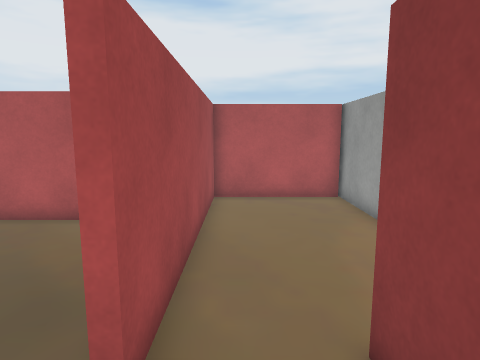
[1] (above)

24 first-person views from a walk through a Unity game level. The camera is 1.3 m above the floor, tilts 8° down and sees 75° across. The floor is counted in squares, 0.5 m on a side. Each view is taken from the middle of a square. On the plan, view 1 faces up. The plan holds only what a view shows up to about 20 squares ahead; the rest is blank. The place goes on beyond the plan. Some surface patterns are stand-ins.

[2]
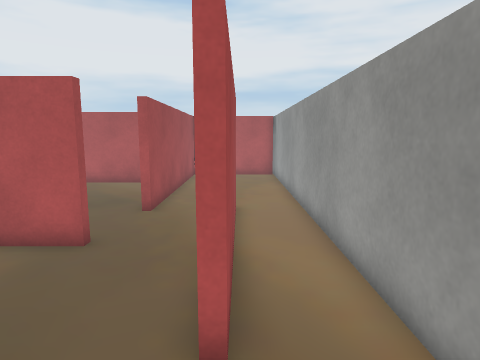

[3]
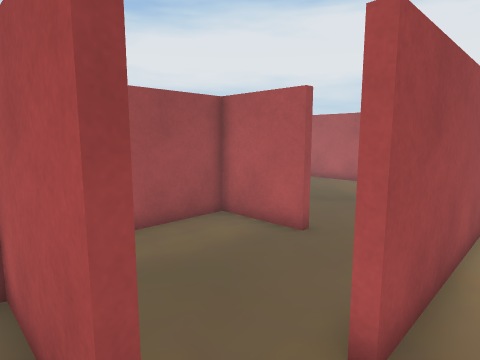

[4]
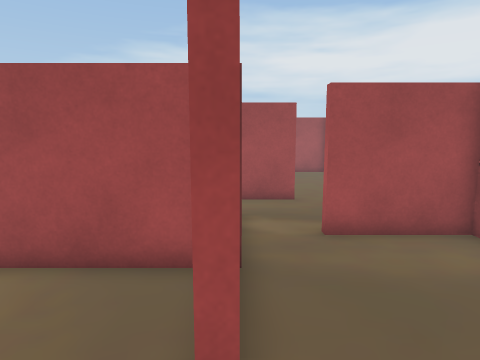

[5]
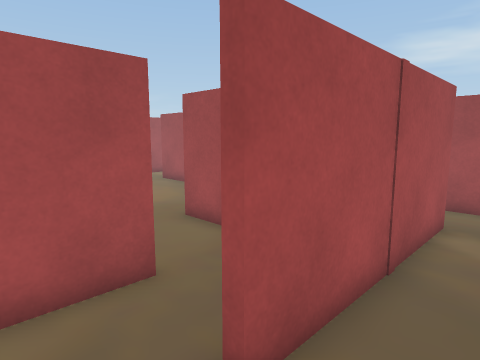

[6]
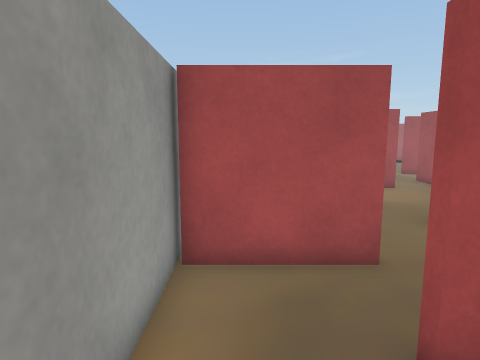

[7]
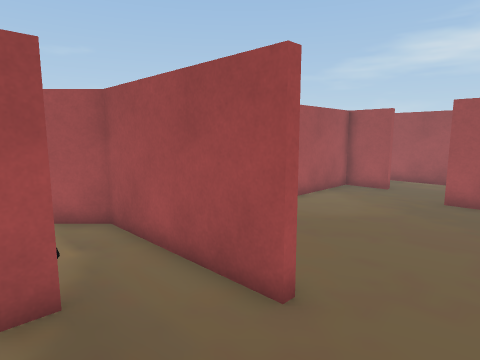

[8]
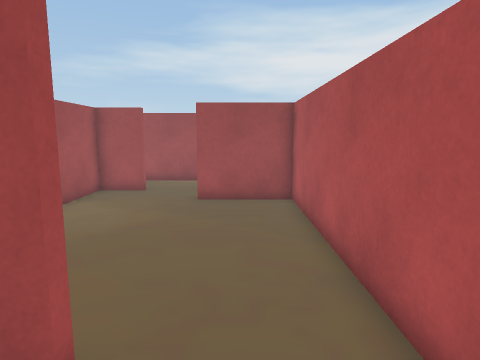

[9]
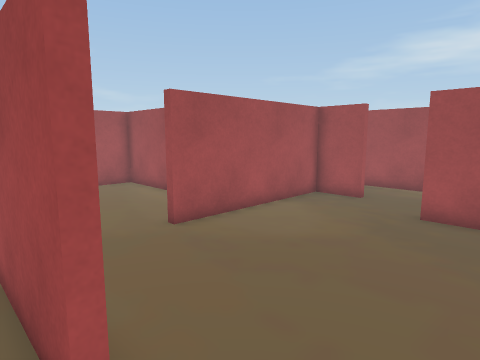

[10]
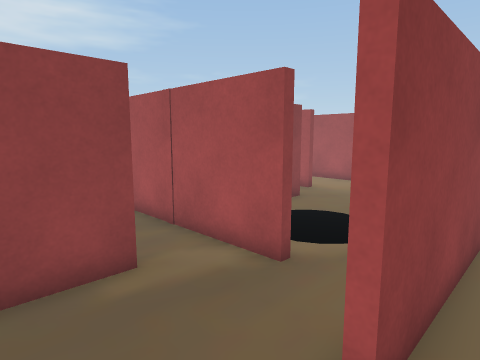

[11]
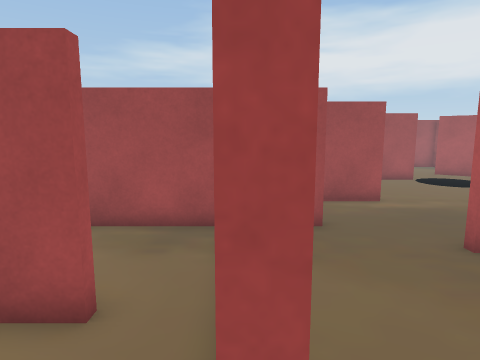

[12]
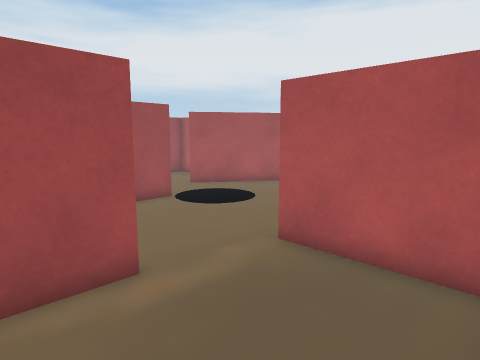

[13]
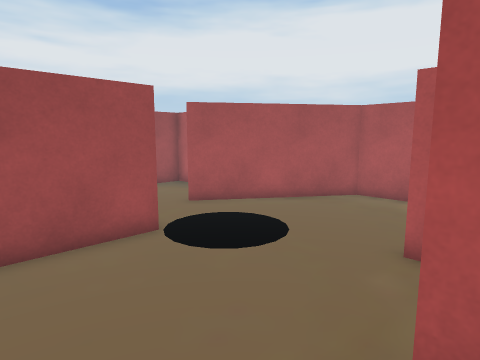

[14]
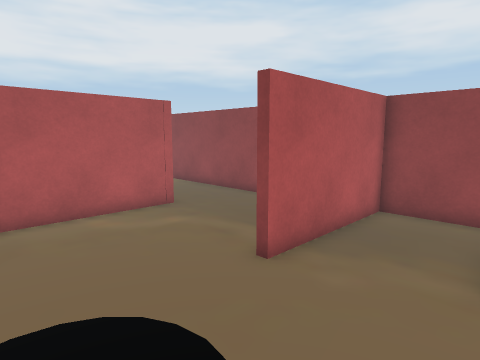

[15]
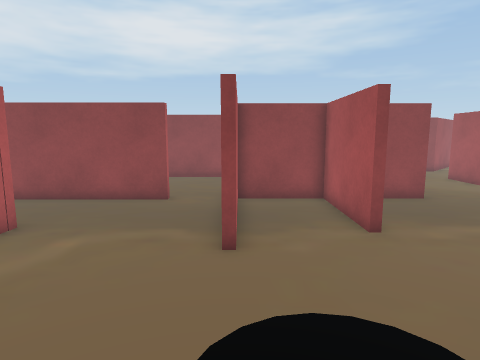

[16]
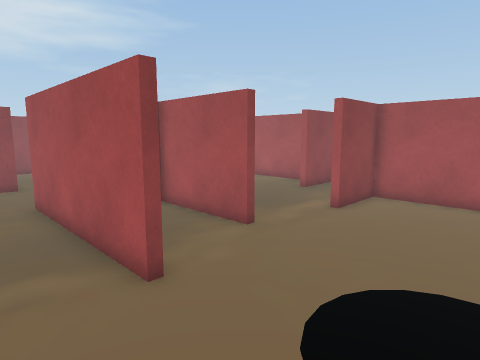

[17]
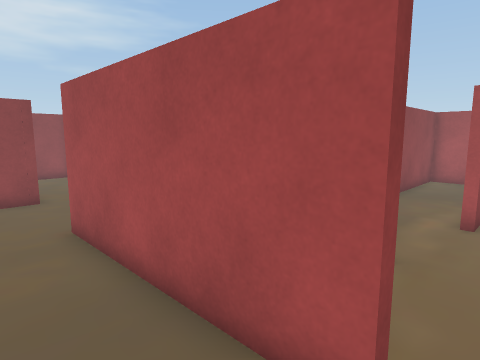

[18]
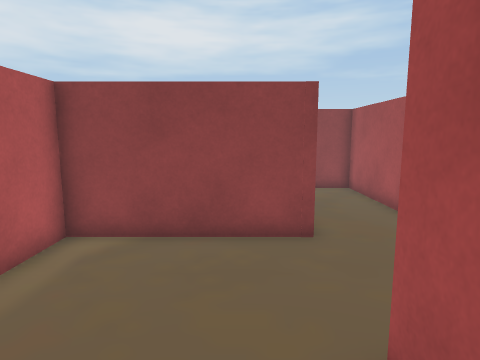

[19]
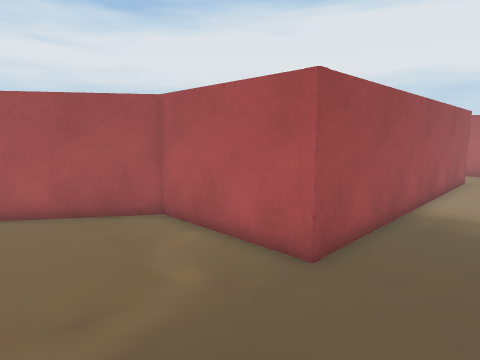

[20]
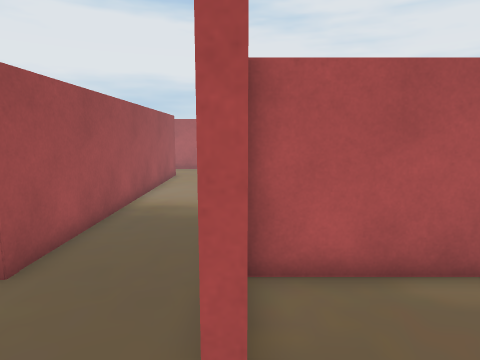

[21]
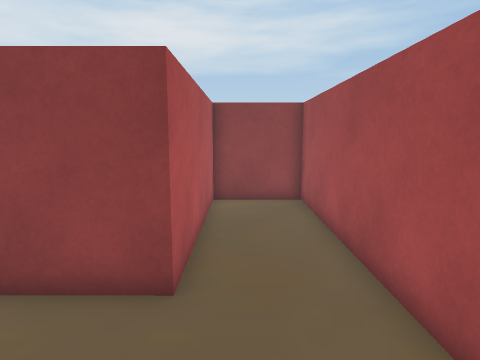

[22]
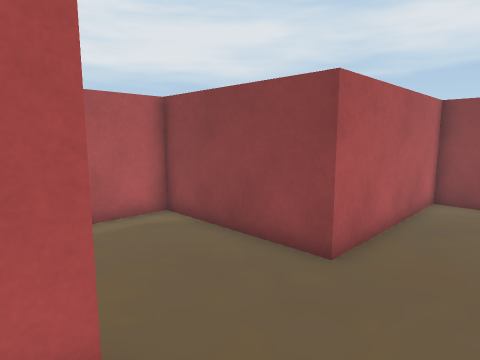

[23]
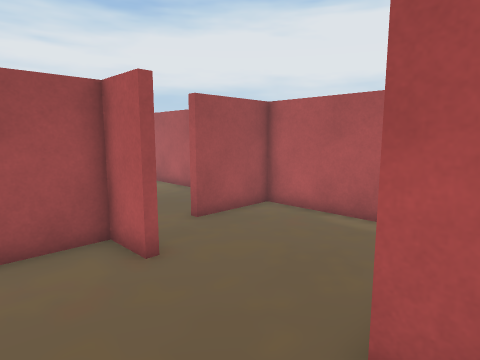

[24]
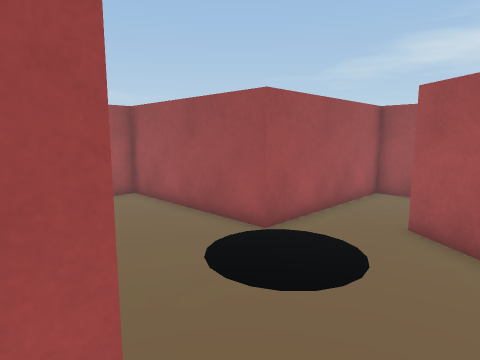

### Floor plan
Points are (right, up) in squares from view 1. A wall is a line through its corners. A room is listed if a view was taken in it or the views show most of it. See-through windows are left out.
Room 1 (view 1)
walls: (-1.1, 2.7) (-1.5, 2.7)
ways out: opening at (0, -1) to room 3; opening at (0.5, 3) to room 4; opening at (-3, 3)
Room 2 (views 2, 3)
walls: (0.1, -10.1) (4.2, -10.1); (1, -7.3) (-2.9, -7.3) (-2.9, -10.5); (4.3, -10.8) (4.3, -7.6)
ways out: opening at (2, -7) to room 3; opening at (-1, -10)
Room 3 (views 4, 5)
walls: (-1.6, -0.8) (-5.4, -0.8); (-4.5, -7) (1, -7); (-5, -0.5) (-5, -4.8); (4.3, -7.6) (4.3, -4.6)
ways out: opening at (0, -1) to room 1; opening at (2, -7) to room 2; opening at (3, -4) to room 4; opening at (-5, -5.5) to room 5
Room 4 (view 6)
walls: (1.9, 1.8) (1.9, -4.8); (1.5, 1.8) (1.5, 3.5); (4.2, 13.2) (-1.1, 13.2) (-1.1, 2.7); (4.3, -4.6) (4.3, 13.5)
ways out: opening at (0.5, 3) to room 1; opening at (3, -4) to room 3
Room 5 (views 7, 8, 9)
walls: (-10, -4.8) (-9.7, -4.8) (-9.7, -7.5); (-5.4, -4.9) (-5.4, -2.5); (-7.2, -7) (-4.5, -7); (-9.5, -0.8) (-10.5, -0.8)
ways out: opening at (-5, -5.5) to room 3; opening at (-10, -3) to room 6; opening at (-8.5, -7)
Room 6 (views 10, 11, 12)
walls: (-10, -10.4) (-10, -4.8); (-10.5, -0.8) (-19.7, -0.8) (-19.7, -4.7) (-20, -4.7); (-21.8, -8.4) (-21.8, -9.8) (-13.9, -9.8)
ways out: opening at (-10, -3) to room 5; opening at (-21, -6.5) to room 7; opening at (-12, -10)
Room 7 (views 13, 14, 15, 16, 17, 18, 19, 24)
walls: (-24.9, -0.5) (-20, -0.5) (-20, 3.1) (-26.1, 3.1) (-26.1, 3.4) (-20.4, 3.4); (-20.6, -0.8) (-24.9, -0.8); (-20.3, 6) (-20.3, 15.6); (-20, -4.7) (-20, -3); (-35.5, 0.4) (-31.6, 0.4) (-31.6, -7.5) (-25.7, -7.5) (-25.7, -4.4) (-25.4, -4.4) (-25.4, -9); (-22.2, -13.5) (-22.2, -7.5) (-21.8, -7.5) (-21.8, -8.4); (-24.3, 19.5) (-24.3, 9.5) (-30, 9.5) (-34.3, 3.3)
ways out: opening at (-21, -6.5) to room 6; opening at (-20, 4.5) to room 8
objects: black disc (-32, 1) to (-29, 3)
Room 8 (view 20)
walls: (-20.4, 3.4) (-17.9, 3.4) (-17.9, 3.1); (-13.2, 3.1) (-13.2, 9.5) (-19.9, 9.5) (-19.9, 6) (-20.3, 6)
ways out: opening at (-20, 4.5) to room 7; opening at (-15.5, 3) to room 9
Room 9 (views 21, 22, 23)
walls: (-15, -0.5) (-5, -0.5); (-17.9, 3.1) (-19.7, 3.1) (-19.7, 0.8); (-5.4, -0.8) (-5.4, 3.1) (-13.2, 3.1)
ways out: opening at (-15.5, 3) to room 8

Where each view was taken, in squares from view 1:
view 1: 0 up, 0 right, facing up
view 2: 8 down, 2 right, facing up
view 3: 8 down, 3 right, facing up-left
view 4: 7 down, 3 right, facing left
view 5: 5 down, 3 right, facing down-left
view 6: 4 down, 3 right, facing down
view 7: 2 down, 6 left, facing down-left
view 8: 3 down, 7 left, facing left
view 9: 2 down, 9 left, facing down-left
view 10: 2 down, 11 left, facing down-right
view 11: 10 down, 13 left, facing left
view 12: 7 down, 20 left, facing up-left
view 13: 4 down, 24 left, facing up-left
view 14: 1 down, 31 left, facing up-right
view 15: 3 up, 33 left, facing right
view 16: 6 up, 31 left, facing down-right
view 17: 6 up, 27 left, facing down-right
view 18: 5 up, 21 left, facing right
view 19: 4 up, 21 left, facing up-left
view 20: 4 up, 20 left, facing up
view 21: 2 up, 18 left, facing right
view 22: 0 up, 19 left, facing up-right
view 23: 0 up, 12 left, facing up-left
view 24: 6 up, 25 left, facing down-left
